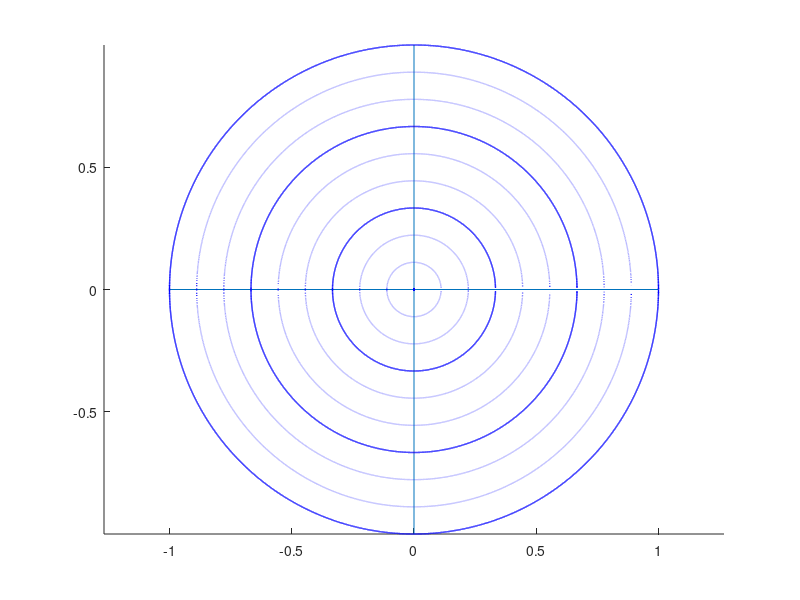

This figure's MATLAB source:
% Plot a polar frame in the cartesian coordinate
% Borrowed from Dr. Mortion's solution
function [] = skyPlotFrame()
% Plot north-south, east-west lines
axis equal;
line([-1 1], [0, 0]); % Horizontal center line
line([0 0], [-1, 1]); % Vertical center line
hold on;

% Plot rings centered at the observer
for radius = 0:1/9:1
    x = -radius: 0.0001: radius;
    y = sqrt(radius^2-x.^2);
    plot(x, y,'b:','LineWidth', 1); 
    plot(x, -y,'b:', 'LineWidth', 1); 
end

for radius = 0:1/3:1
    x = -radius: 0.0001: radius;
    y = sqrt(radius^2-x.^2);
    plot(x, y,'b','LineWidth', 1); 
    plot(x, -y,'b', 'LineWidth', 1); 
end
hold on;